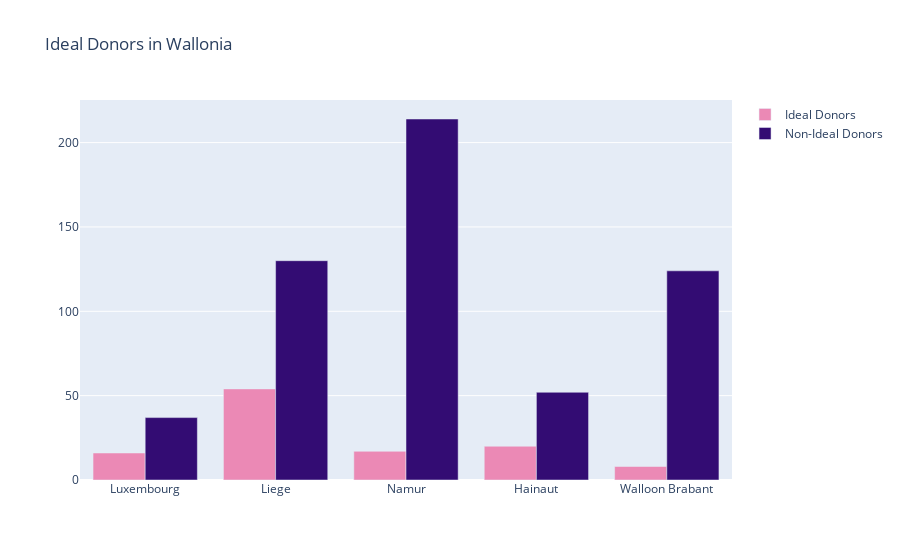

The code cell stored with this chart in its notebook:
### Code cell
#Plot Province Distribution
fig = go.Figure()

fig.add_trace(go.Bar(
    x=provinces_wallonia,
    y=(ideal_lux, ideal_lie, ideal_h, ideal_na, ideal_wb),
    name='Ideal Donors',
    marker_color='#EB89B5'
))

fig.add_trace(go.Bar(
    x=provinces_wallonia,
    y=(worst_lux, worst_lie, worst_h, worst_na, worst_wb),
    name='Non-Ideal Donors',
    marker_color='#330C73'
))



fig.update_layout(barmode='group',
                 title_text='Ideal Donors in Wallonia'# title of plot
                 )
fig.show()

### Figure 1 — Plotly figure (JSON) as saved in the notebook; plotly's stock layout.template omitted (floating-point values rounded to 4 significant figures)
{"data": [{"marker": {"color": "#EB89B5"}, "name": "Ideal Donors", "type": "bar", "x": ["Luxembourg", "Liege", "Namur", "Hainaut", "Walloon Brabant"], "y": [16, 54, 17, 20, 8]}, {"marker": {"color": "#330C73"}, "name": "Non-Ideal Donors", "type": "bar", "x": ["Luxembourg", "Liege", "Namur", "Hainaut", "Walloon Brabant"], "y": [37, 130, 214, 52, 124]}], "layout": {"barmode": "group", "title": {"text": "Ideal Donors in Wallonia"}}}
